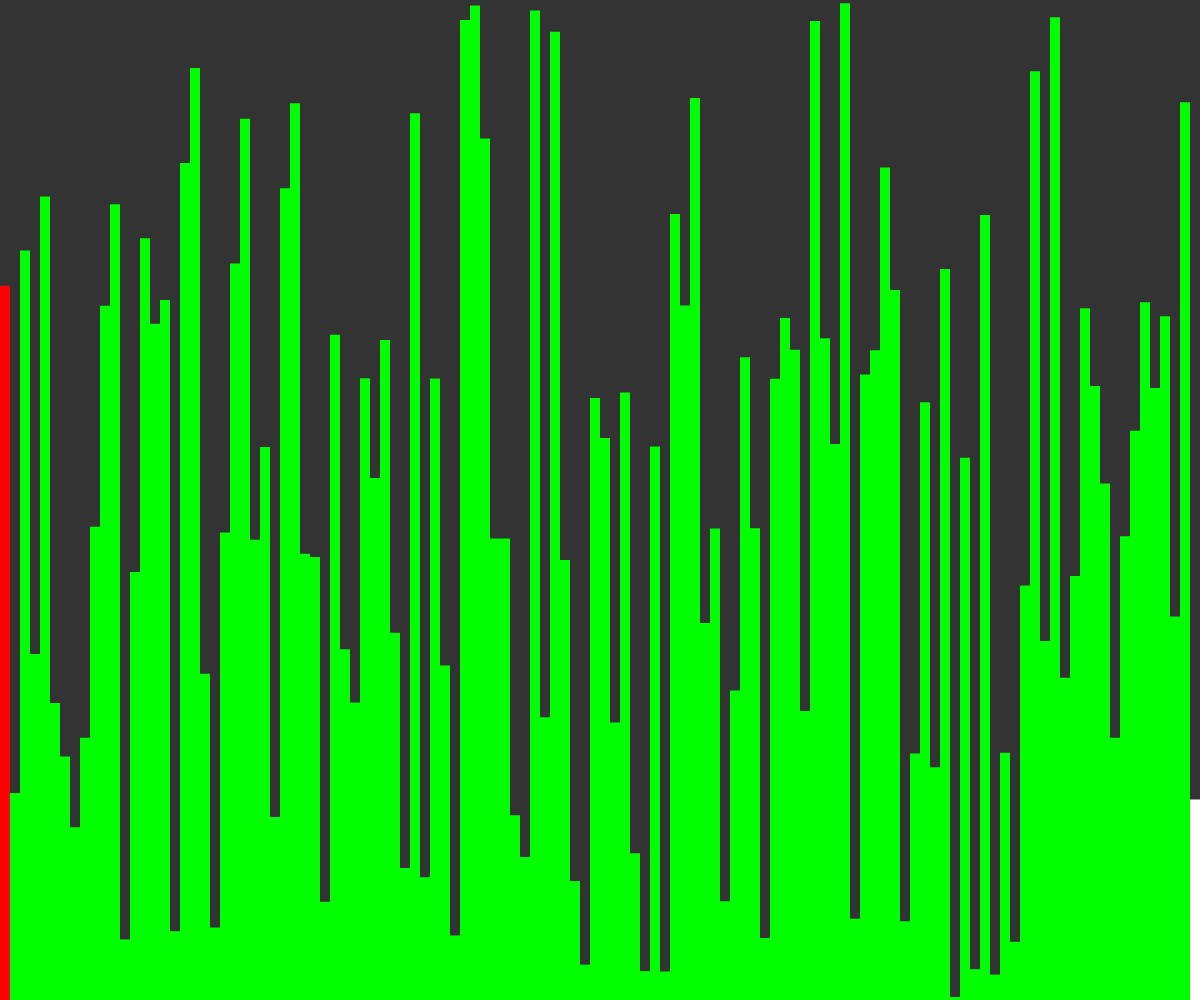
Frame 1 (no input)
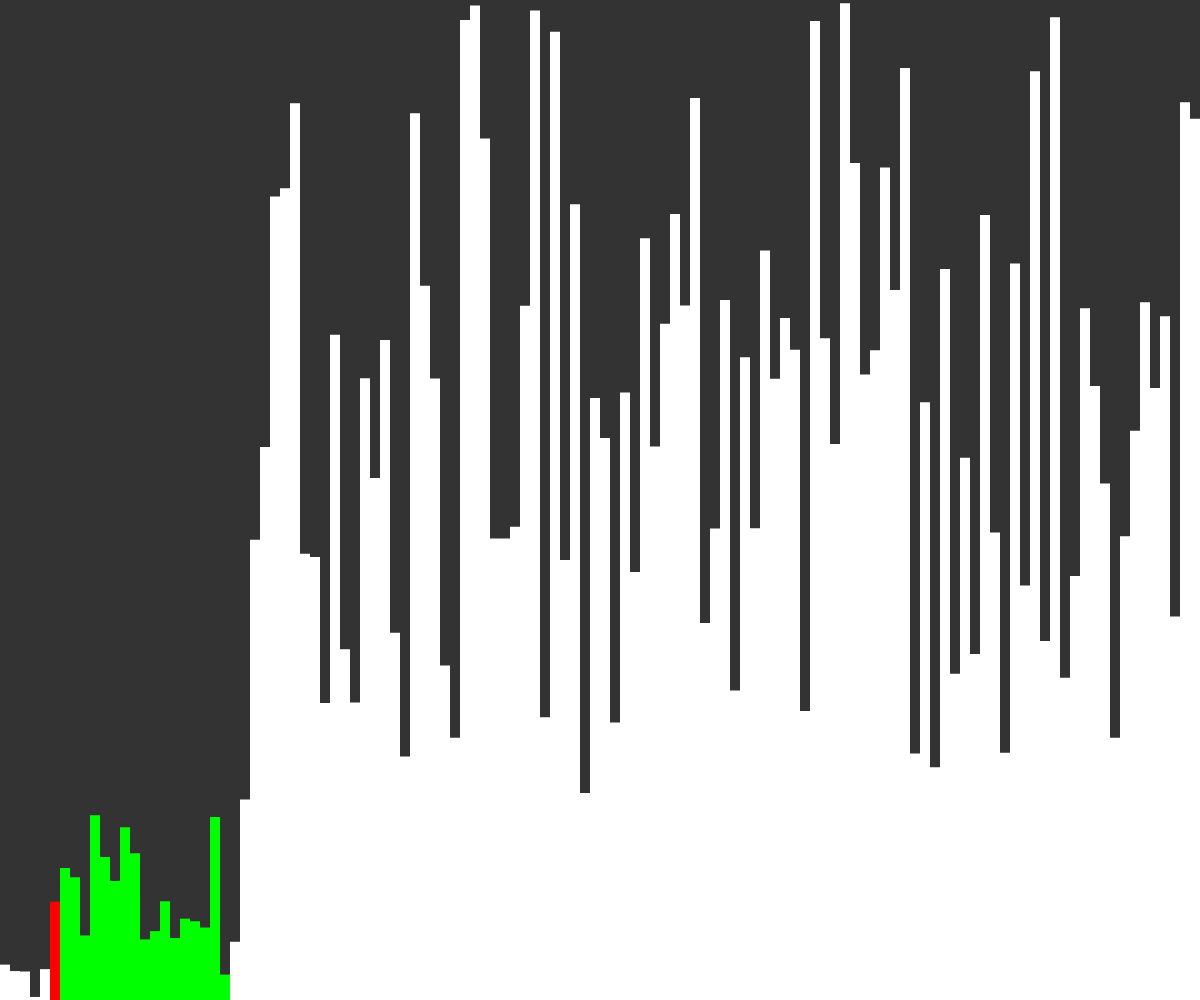
Frame 60 (no input)
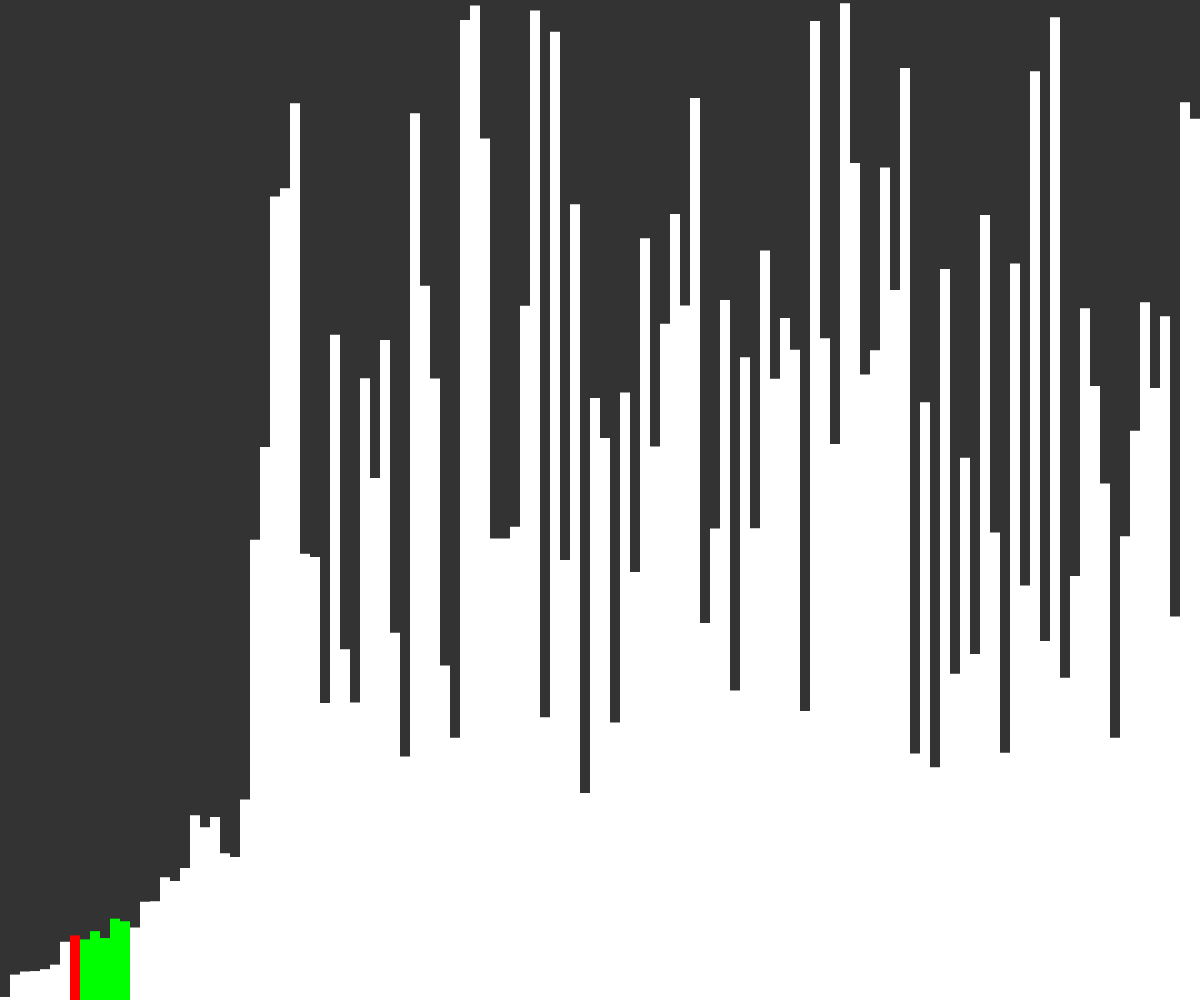
Frame 120 (the mouse pressed at the canvas centre since frame 60)

The p5.js sketch that drew these frames (run headless with seeded random() and noise() and a simulated clock; from frame 60 on, the mouse is pressed at the canvas centre):

// p5.js sketch
// ── sketch.js
let values = [];

let i = 0;
let w = 10;

let states = [];

function setup() {
  createCanvas(windowWidth, windowHeight);
  values = new Array(floor(width / w));
  for (let i = 0; i < values.length; i++) {
    values[i] = random(height);
    states[i] = -1;
  }
  //frameRate(5);
  quickSort(values, 0, values.length -1);
}

async function quickSort(arr, start, end){
    if (start >= end){
        return;
    }

    let index = await partition(arr, start, end);
    states[index] = -1;
    await quickSort(arr, start, index - 1);
    await quickSort(arr, index + 1, end);
}

async function partition(arr, start, end){

    for (let i=start; i<end; i++){
        states[i] = 1;
    }

    let pivotValue = arr[end];
    let pivotIndex = start;
    states[pivotIndex] = 0;

    for (let i=start; i<end; i++){
        if(arr[i] < pivotValue){
           await swap(arr, i, pivotIndex);
            states[pivotIndex] = -1;
            pivotIndex++;
            states[pivotIndex] = 0;

        }
    }i
    await swap(arr, pivotIndex, end);

    for (let i=start; i<end; i++){
        if (i != pivotIndex){
            states[i] = -1;
        }
    }

    return pivotIndex;
}

function draw() {
  background(51);

  i++;

  for (let i = 0; i < values.length; i++) {
    noStroke();
    fill(255);
    if (states[i] == 0){
        fill(255, 0, 0)
    }else if (states[i] == 1){ 
        fill(0, 255, 0) 
    }else{
        fill(255)
    }
    
    rect(i* w, height - values[i], w, values[i]);
  }
}

async function swap(arr, a, b) {
  await sleep(50);
  let temp = arr[a];
  arr[a] = arr[b];
  arr[b] = temp;
}

function sleep(ms){
    return new Promise(resolve => setTimeout(resolve, ms))
}
